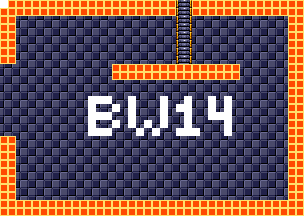

Tiled map render using the project's own tile images. Description and the map definition, with tile-layer contents summarised, below:
An orthogonal 38x27 tile map with 8x8 px tiles, 4 tile layers (background, foreground, room numbers, Objects), 15 tilesets.

<map version="1.5" tiledversion="1.7.1" orientation="orthogonal" renderorder="right-down" width="38" height="27" tilewidth="8" tileheight="8" infinite="0" nextlayerid="11" nextobjectid="1">
 <tileset firstgid="1" source="tilesheets/tsKarniMata.tsx" />
 <tileset firstgid="1025" source="tilesheets/tsVoodooWasp.tsx" />
 <tileset firstgid="2049" source="tilesheets/tsBurial.tsx" />
 <tileset firstgid="3073" source="tilesheets/tsBlueTemple.tsx" />
 <tileset firstgid="4097" source="tilesheets/tsGoddess.tsx" />
 <tileset firstgid="5121" source="tilesheets/tsKonark.tsx" />
 <tileset firstgid="6145" name="sEnemies" tilewidth="8" tileheight="8" tilecount="1024" columns="32">
  <image source="../grapx/tilesheets/sObjects.bmp" trans="ff94ff" width="256" height="256" />
 </tileset>
 <tileset firstgid="7169" source="tilesheets/tsIceTemple.tsx" />
 <tileset firstgid="8193" source="tilesheets/tsLavaArea.tsx" />
 <tileset firstgid="9217" source="tilesheets/tsBossArea.tsx" />
 <tileset firstgid="10241" source="tilesheets/tsPegu.tsx" />
 <tileset firstgid="11265" source="tilesheets/sTiwanakuTemple.tsx" />
 <tileset firstgid="12289" source="tilesheets/sIndraTemple.tsx" />
 <tileset firstgid="13313" source="tilesheets/sTeleport.tsx" />
 <tileset firstgid="14337" source="tilesheets/sObjects.tsx" />
 <layer id="2" name="background" width="38" height="27">
  <data>[1026 cells, 1026 non-empty, 2 distinct tile ids]</data>
 </layer>
 <layer id="1" name="foreground" width="38" height="27">
  <data>[1026 cells, 270 non-empty, 3 distinct tile ids]</data>
 </layer>
 <layer id="7" name="room numbers" width="38" height="27">
  <data>[1026 cells, 42 non-empty, 1 distinct tile ids]</data>
 </layer>
 <layer id="10" name="Objects" width="38" height="27">
  <data>[1026 cells, 0 non-empty, 0 distinct tile ids]</data>
 </layer>
</map>
